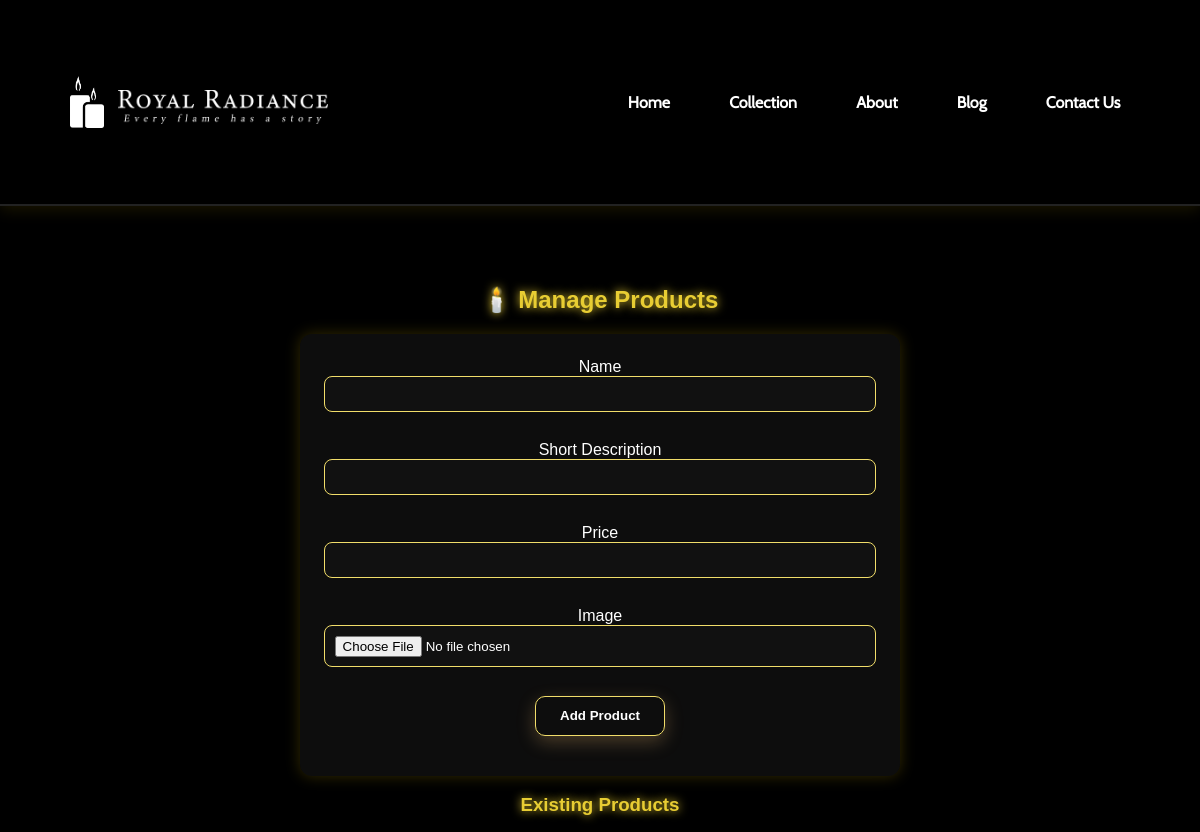
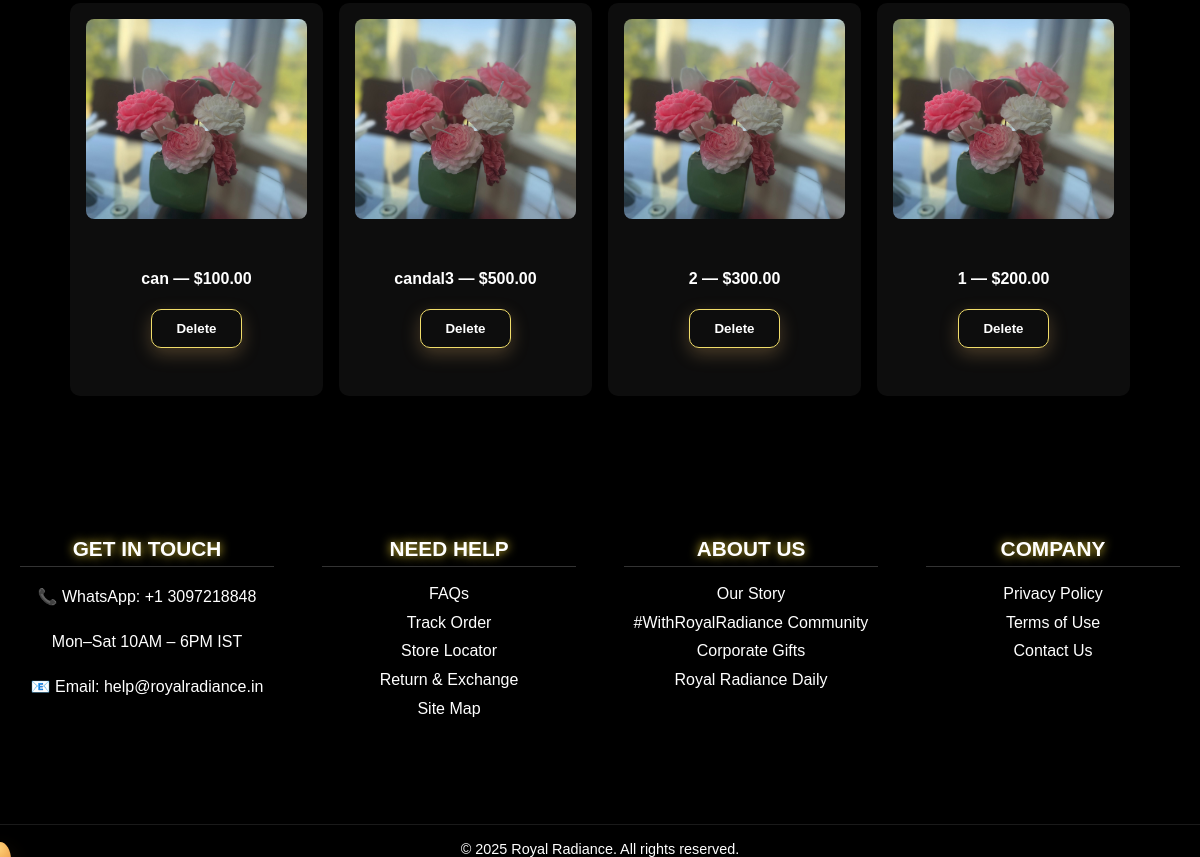
The app's page /admin/products (signed in), older data (2 pictures, top to bottom).
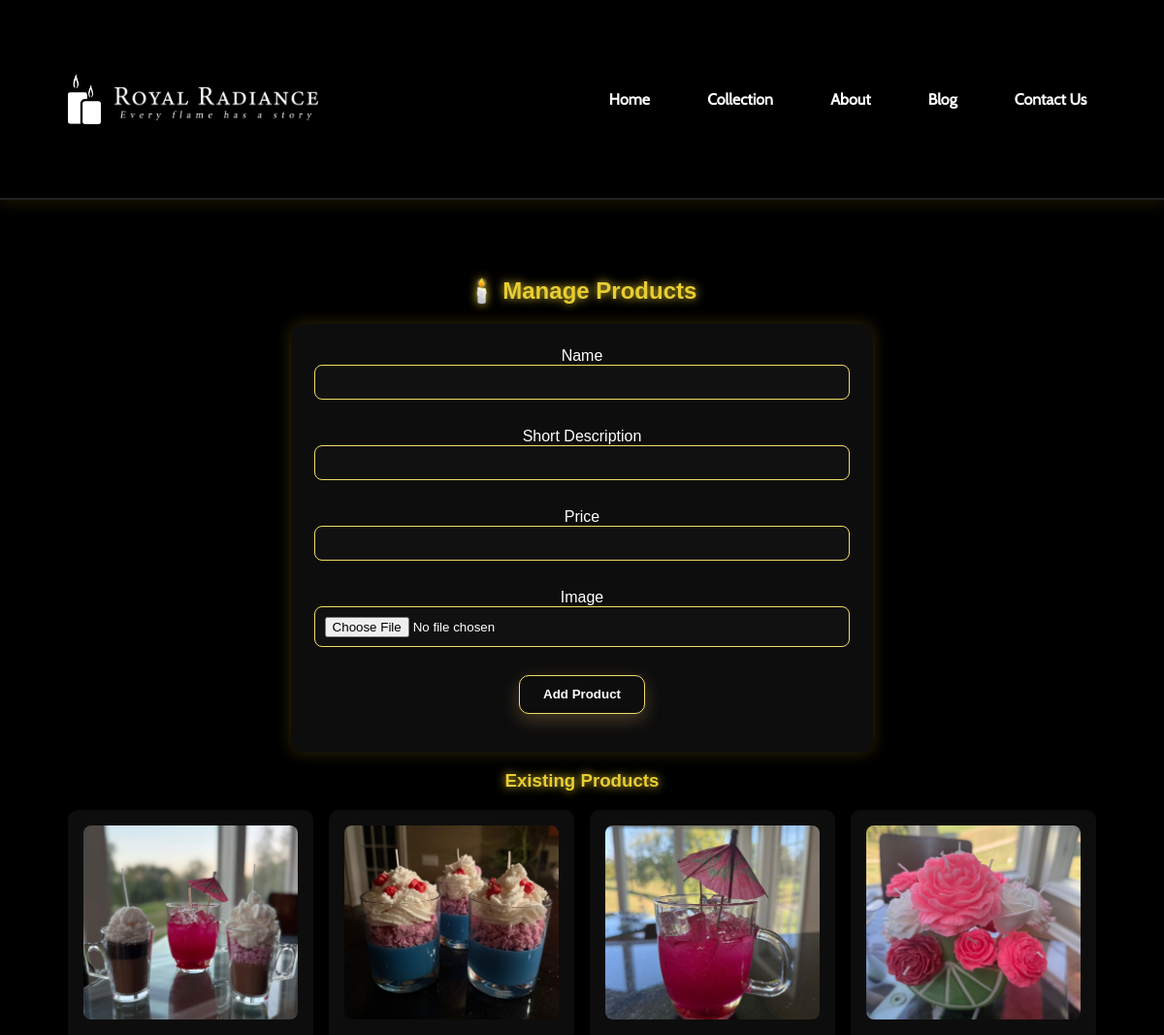
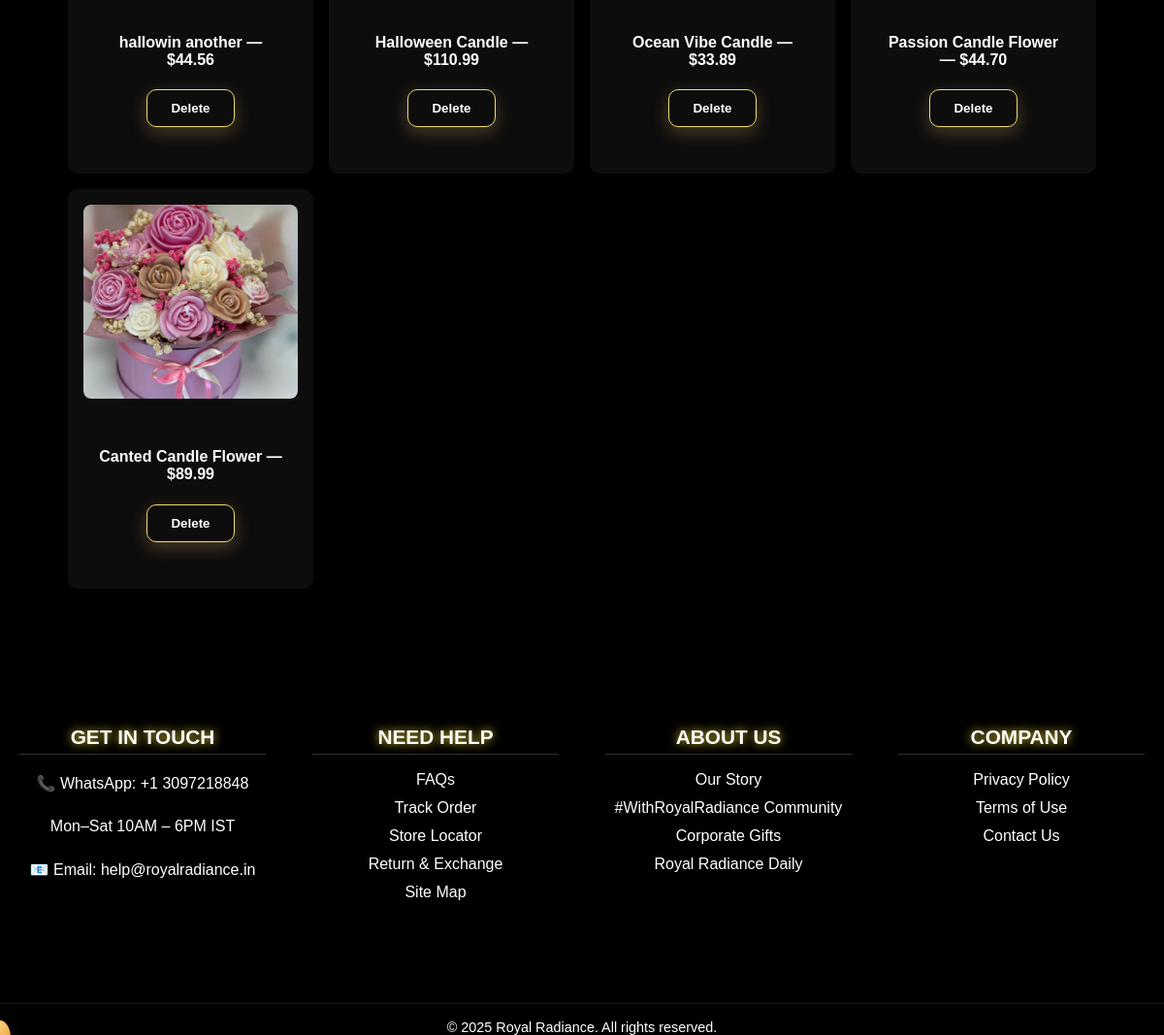
The same page, newer data (2 pictures, top to bottom).
### models.py (models this page shows)
class Product(db.Model):
    id = db.Column(db.Integer, primary_key=True)
    name = db.Column(db.String(140), nullable=False)
    short_desc = db.Column(db.String(280))
    price = db.Column(db.Float, nullable=False, default=0.0)
    image = db.Column(db.String(300))
    created_at = db.Column(db.DateTime, default=datetime.utcnow)

### app.py (the view, shortened to what this page needs)
    @app.route('/admin/products', methods=['GET', 'POST'])
    @admin_required
    def admin_products():
        prods = Product.query.order_by(Product.created_at.desc()).all()
        return render_template('admin_products.html', products=prods)

### app.py (called while the page is built)
def admin_required(fn):
    @wraps(fn)
    def wrapper(*a, **kw):
        if session.get('admin_logged'):
            return fn(*a, **kw)
        flash('You must log in as admin to access that page.', 'warning')
        return redirect(url_for('admin_login'))
    return wrapper

### templates/admin_products.html (shortened to what this page needs)
{% extends "base.html" %}
{% block content %}
<section class="wrap">
  <h2>🕯️ Manage Products</h2>
  <form method="post" enctype="multipart/form-data" class="admin-form">
    <label>Name <input name="name" required></label>
    <label>Short Description <input name="short_desc"></label>
    <label>Price <input name="price" type="number" step="0.01"></label>
    <label>Image <input name="image" type="file"></label>
    <button class="btn glow" type="submit">Add Product</button>
  </form>
  <h3>Existing Products</h3>
  <div class="grid products-grid">
    {% for p in products %}
      <div class="card">
       <img src="{{ url_for('static', filename='images/uploads/' + p.image) }}" alt="{{ p.name }}"onerror="this.src='{{ url_for('static', filename='images/item (0).jpg') }}'">
<div class="card-body">
          <h4>{{ p.name }} — ${{ "%.2f"|format(p.price) }}</h4>
          <form method="post" action="{{ url_for('admin_products_delete', pid=p.id) }}" onsubmit="return confirm('Delete?');">
            <button class="btn small danger">Delete</button>
          </form>
        </div>
      </div>
    {% endfor %}
  </div>
</section>
{% endblock %}

### templates/base.html (shortened to what this page needs)
<!doctype html>
<html lang="en">
<head>
  <link rel="stylesheet" href="{{ url_for('static', filename='css/main.css') }}">
</head>
<body class="theme-blue-black">
  <header class="site-header">
    <div class="wrap header-wrap">
      <a href="{{ url_for('home') }}" class="logo">
        <div class="logo-combo">
          <img src="{{ url_for('static', filename='images/candal.png') }}"
               alt="Candle" class="logo-candle" />
          <img src="{{ url_for('static', filename='images/name.png') }}"
               alt="Royal Radiance Text" class="logo-name" />
        </div>
      </a>
      <nav class="nav">
        <a href="{{ url_for('home') }}">Home</a>
        <a href="{{ url_for('catalog') }}">Collection</a>
        <a href="{{ url_for('about') }}">About</a>
        <a href="{{ url_for('blog') }}">Blog</a>
        <a href="{{ url_for('contact') }}">Contact Us</a>
      </nav>
    </div>
  </header>
  <main>
    {% block content %}{% endblock %}
  </main>
  <footer class="site-footer">
    <div class="wrap footer-grid">
      <div class="footer-col">
        <h3>GET IN TOUCH</h3>
        <p>📞 WhatsApp: +1 3097218848</p>
        <p>Mon–Sat 10AM – 6PM IST</p>
        <p>📧 Email: help@royalradiance.in</p>
      </div>
      <div class="footer-col">
        <h3>NEED HELP</h3>
        <ul>
          <li><a href="#">FAQs</a></li>
          <li><a href="#">Track Order</a></li>
          <li><a href="#">Store Locator</a></li>
          <li><a href="#">Return & Exchange</a></li>
          <li><a href="#">Site Map</a></li>
        </ul>
      </div>
      <div class="footer-col">
        <h3>ABOUT US</h3>
        <ul>
          <li><a href="#">Our Story</a></li>
          <li><a href="#">#WithRoyalRadiance Community</a></li>
          <li><a href="#">Corporate Gifts</a></li>
          <li><a href="#">Royal Radiance Daily</a></li>
        </ul>
      </div>
      <div class="footer-col">
        <h3>COMPANY</h3>
        <ul>
          <li><a href="#">Privacy Policy</a></li>
          <li><a href="#">Terms of Use</a></li>
          <li><a href="#">Contact Us</a></li>
        </ul>
      </div>
    </div>
    <div style="text-align:center;margin-top:2.5rem;color:#999;font-size:0.9rem;border-top:1px solid rgba(255,255,255,0.1);padding-top:1rem;">
      &copy; 2025 Royal Radiance. All rights reserved.
    </div>
  </footer>
</body>
</html>

### static/css/main.css (style rules this page uses)
:root { --gold: #FFD580; --cream: #FFF5E1; --brown: #3E2723; --muted: #7a6b66; --glass: rgba(255,255,255,0.06); --black: rgba(0,0,0,1); font-family: "Playfair Display", serif; }
* { box-sizing: border-box; }
.wrap { max-width: 1100px; margin: 0 auto; padding: 2rem; }
.site-header { position: sticky; top: 0; z-index: 30; backdrop-filter: blur(6px); background: linear-gradient(90deg, rgba(255,255,255,0.6), rgba(255,255,255,0.35)); border-bottom: 1px solid rgba(0,0,0,0.04); }
.site-header .wrap { display: flex; align-items: center; gap: 1rem; }
.logo { display: flex; align-items: center; gap: .6rem; text-decoration: none; color: var(--brown); }
.logo img { height: 52px; }
.nav { margin-left: auto; display: flex; gap: 1rem; }
.nav a { color: var(--brown); text-decoration: none; padding: .6rem .8rem; border-radius: 8px; transition: all .2s; }
.btn { background: var(--gold); border: none; padding: .7rem 1.2rem; border-radius: 12px; color: #3E2723; font-weight: 600; cursor: pointer; box-shadow: 0 6px 18px rgba(255,200,120,0.25); transition: transform .15s, box-shadow .15s; }
.grid { display: grid; gap: 1rem; }
.products-grid { grid-template-columns: repeat(auto-fit, minmax(230px, 1fr)); }
.card img { border-radius: 12px 12px 0 0; width: 100%; height: 200px; object-fit: cover; }
.card-body { padding: 1rem; }
.products-grid { overflow: visible !important; }
.admin-form label { display: block; margin-bottom: .5rem; }
.admin-form input, .admin-form textarea { width: 100%; padding: .6rem; border-radius: 8px; border: 1px solid rgba(0,0,0,0.06); margin-bottom: .8rem; }

### templates/admin_products.html (style rules this page uses)
.wrap { position: relative; z-index: 2; color: #fff; padding: 60px 20px; text-align: center; }
body { background: #000; color: #fff; font-family: "Poppins", sans-serif; margin: 0; }
h2, h3 { text-align: center; color: #e8cd33; text-shadow: 0 0 10px #e8cd33; }
.admin-form { background: rgba(255,255,255,0.05); border-radius: 12px; padding: 1.5rem; margin: 1rem auto; width: 90%; max-width: 600px; box-shadow: 0 0 15px rgba(255,215,0,0.2); }
.admin-form label { display: block; margin-bottom: 1rem; color: #fff; }
.admin-form input { width: 100%; padding: 0.6rem; border-radius: 8px; border: 1px solid #f1dd6a; background: #111; color: #fff; outline: none; transition: 0.3s ease; }
.btn { background: transparent; border: 1px solid #f1dd6a; color: #fff; padding: 0.7rem 1.5rem; border-radius: 10px; cursor: pointer; display: block; margin: 1rem auto; transition: all 0.3s ease-in-out; font-weight: bold; }
.glow { animation: glow-breath 2s infinite ease-in-out; }
.card img { width: 100%; border-radius: 8px; margin-bottom: 0.6rem; }
.grid { display: grid; grid-template-columns: repeat(auto-fit, minmax(230px, 1fr)); gap: 1rem; margin-top: 1rem; }
.card { background: rgba(255,255,255,0.05); padding: 1rem; border-radius: 10px; text-align: center; color: white; transition: transform 0.3s ease, box-shadow 0.3s ease; }

Row changes from the older to the newer data that the page shows:
removed Product: name "can", price "100.00"
removed Product: name "candal3", price "500.00"
removed Product: name "2", price "300.00"
removed Product: name "1", price "200.00"
added Product: image (picture), name "hallowin another", price "44.56"
added Product: image (picture), name "Halloween Candle", price "110.99"
added Product: image (picture), name "Ocean Vibe Candle", price "33.89"
added Product: image (picture), name "Passion Candle Flower", price "44.70"
added Product: image (picture), name "Canted Candle Flower", price "89.99"
